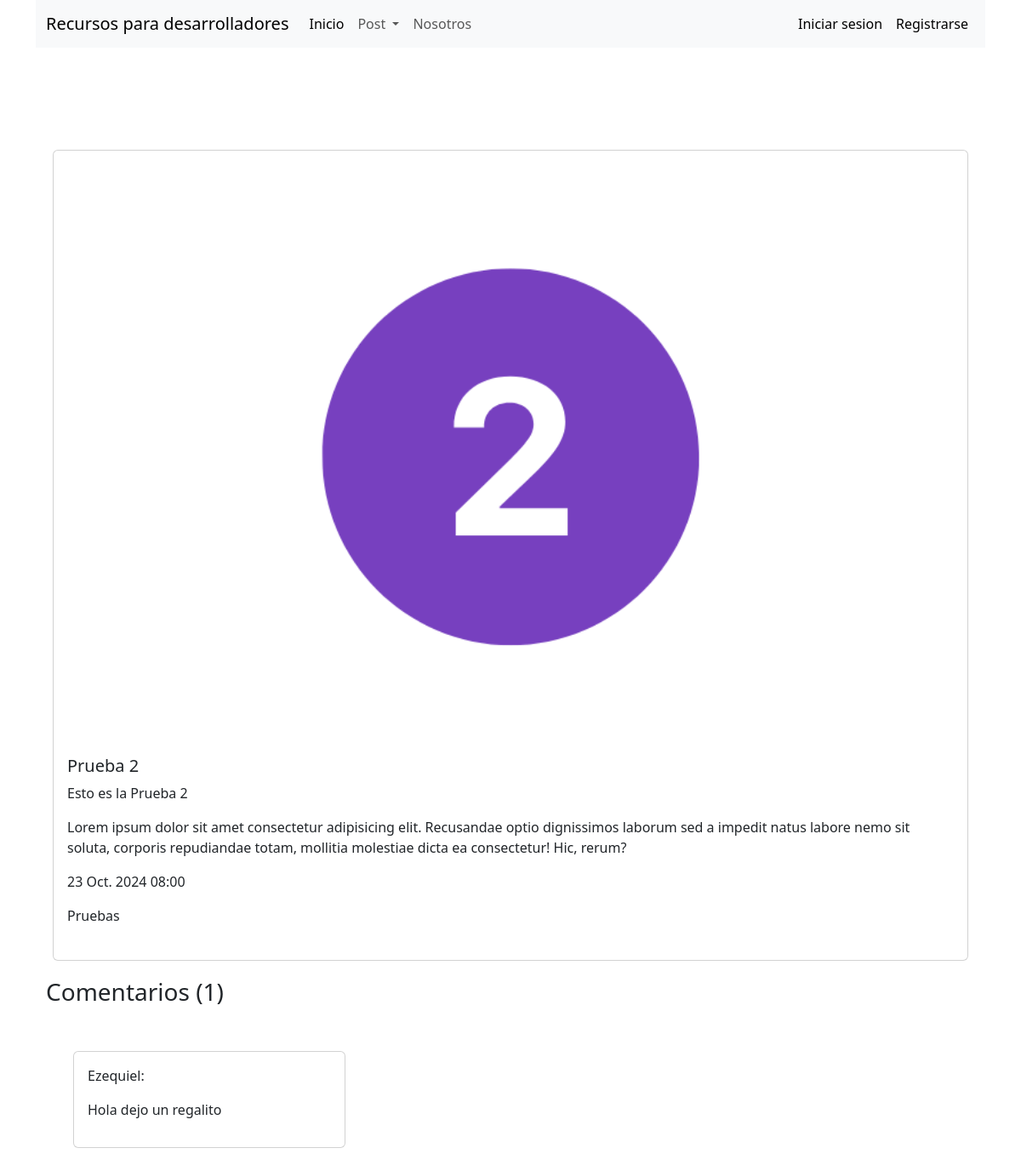
The page /articulos/articulo_individual/2 on the database as committed earlier.
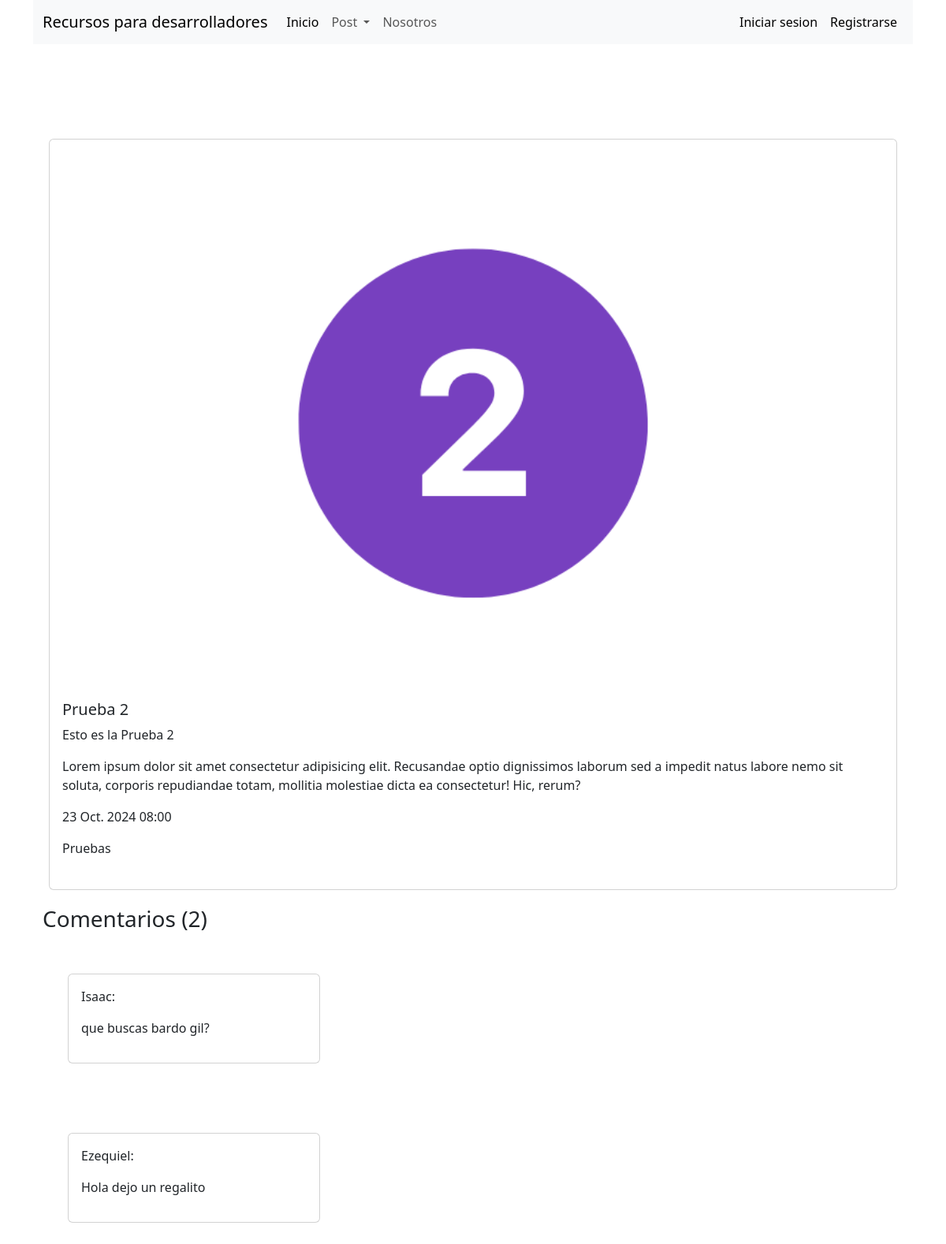
The same page on the database as committed later.
### apps/post/models.py (models this page shows, shortened)
class Articulo(models.Model):
    titulo = models.CharField(max_length=50, null=False)
    subtitulo = models.CharField(max_length=100, null=False, blank=True)
    fecha = models.DateTimeField(auto_now_add=True)
    texto = models.TextField(null=False)
    activo = models.BooleanField(default=True)
    categoria = models.ForeignKey(Categoria, on_delete=models.SET_NULL, null=True, default='Sin categoria')
    imagen = models.ImageField(null=True, blank=True, upload_to='media', default='static/post_default.png')
    publicado = models.DateTimeField(default=timezone.now)
    class Meta:
        ordering = ('-publicado',)

class Categoria(models.Model):
    nombre = models.CharField(max_length=30, null=False)
    def __str__(self):
        return self.nombre

### apps/comentarios/models.py (models this page shows, shortened)
class Comentario(models.Model):
    usuario = models.ForeignKey(Usuario, on_delete=models.CASCADE)
    articulo = models.ForeignKey(Articulo, on_delete=models.CASCADE, default=1)
    texto = models.TextField(verbose_name='Comentario', )
    fecha = models.DateTimeField(auto_now_add=True)
    class Meta:
        ordering = ('-fecha',)

### apps/blog_auth/models.py (models this page shows, shortened)
class Usuario(AbstractUser):
    imagen = models.ImageField(null=True, blank=True,upload_to='usuario', default='usuario/user-default.png')

### apps/post/views.py (the view, shortened to what this page needs)
# urls.py: path('articulo_individual/<int:id>', articulo_individual, name='articulo_individual')
def articulo_individual(request,id):
    articulo = Articulo.objects.get(id = id)
    comentarios = Comentario.objects.filter(articulo = id)
    form = ComentarioForm(request.POST)
    context= {
        "articulo": articulo,
        "form" : form,
        "comentarios" : comentarios
    }
    template_name = "articulos/articulo_individual.html"
    return render(request, template_name=template_name,context=context)

### templates/articulos/articulo_individual.html (shortened to what this page needs)
{% extends 'base.html'%}
{% load static %}
{% block contenido %}
<div class="card-container">
    <div class="card" style="width: auto;">
        <br>
            {% if articulo.imagen %}
            <img src="{{articulo.imagen.url}}" class="card-img-top" alt="...">
            {% else %}
            <img src="{% static 'post_default.png' %}" class="card-img-top" alt="...">
            {% endif %}
            <div class="card-body">
                <h5 class="card-title">{{articulo.titulo}}</h5>
                <p class="card-text">{{articulo.subtitulo}}</p>
                <p class="card-text">{{articulo.texto}}</p>
                <p class="card-text">{{articulo.fecha}}</p>
                <p class="card-text">{{articulo.categoria}}</p>
            </div>
        <br>
    </div>
</div>
<div class="container-fluid">
    <h3>Comentarios ({{ comentarios.count }})</h3>
    <div class="container-fluid">
            {% include 'articulos/listar_comentarios.html' %}
    </div>
</div>
{% endblock %}

### templates/base.html (shortened to what this page needs)
{% load static %}
<!DOCTYPE html>
<html lang="en">
<head>
    <link href="https://cdn.jsdelivr.net/npm/bootstrap@5.3.3/dist/css/bootstrap.min.css" rel="stylesheet">
    <link rel="stylesheet" href="{% static 'css/estilos.css'%}">
</head>
<body>
    <div class="container">
        <center>
            {% block navegacion %}
            <nav class="navbar navbar-expand-lg bg-body-tertiary">
                <div class="container-fluid">
                  <a class="navbar-brand" href="{% url 'index' %}">Recursos para desarrolladores</a>
                  <div class="collapse navbar-collapse" id="navbarSupportedContent">
                    <ul class="navbar-nav me-auto mb-2 mb-lg-0">
                      <li class="nav-item">
                        <a class="nav-link active" aria-current="page" href="{% url 'index' %}">Inicio</a>
                      </li>
                      <li class="nav-item">
                        <li class="nav-item dropdown">
                          <a class="nav-link dropdown-toggle" href="#" role="button" data-bs-toggle="dropdown" aria-expanded="false">
                            Post
                          </a>
                        </li>
                    </li>
                      <li class="nav-item">
                        <a class="nav-link" href="/acerca_de">Nosotros</a>
                      </li>
                    </ul>
                    {% if not user.is_authenticated %}
                      <li class="nav-item dropdown">
                        <ul class="navbar-nav me-auto mb-2 mb-lg-0">
                          <li class="nav-item">
                            <a class="nav-link active" aria-current="page" href="{% url 'apps.blog_auth:sesion' %}">Iniciar sesion</a>
                          </li>
                          <li class="nav-item">
                            <a class="nav-link active" aria-current="page" href="{% url 'apps.blog_auth:registro' %}">Registrarse</a>
                          </li>
                        </ul>
                      </li>
                    {% endif %}
                      </div>
                    </div>
                  </nav>
                {% endblock %}
        </center>
    </div>
    <div class="container">
        {% block contenido %}
        {% endblock %}
    </div>
</body>
</html>

### templates/articulos/listar_comentarios.html (shortened to what this page needs)
{% block contenido %}
{% for p in comentarios %}
    <br>
    <div class="card-container-comentario">
        <div class="card" style="width: 20rem;">
            <div class="card-body">
                <p>
                    {{p.usuario}}:
                </p>
                <p>
                    {{p.texto}}
                </p>
            </div>
        </div>
    </div>
    <br>
    {%empty%}
    <h5>No hay comentarios</h5>
    {% endfor %}
{% endblock %}

### static/css/estilos.css (style rules this page uses)
.dropdown { display: inline-block; position: relative; }
.card-container { display: flex; justify-content: center; flex-wrap: wrap; margin-top: 100px; }
.card-container-comentario { display: flex; justify-content: left; flex-wrap: wrap; }
.card { width: 325; overflow: hidden; margin: 20px; }

Rows that differ between the two databases and show on the page:
added Comentario: usuario "Isaac", texto "que buscas bardo gil?"
Other text that changed with them:
{{ comentarios.count }}: "1" → "2"
